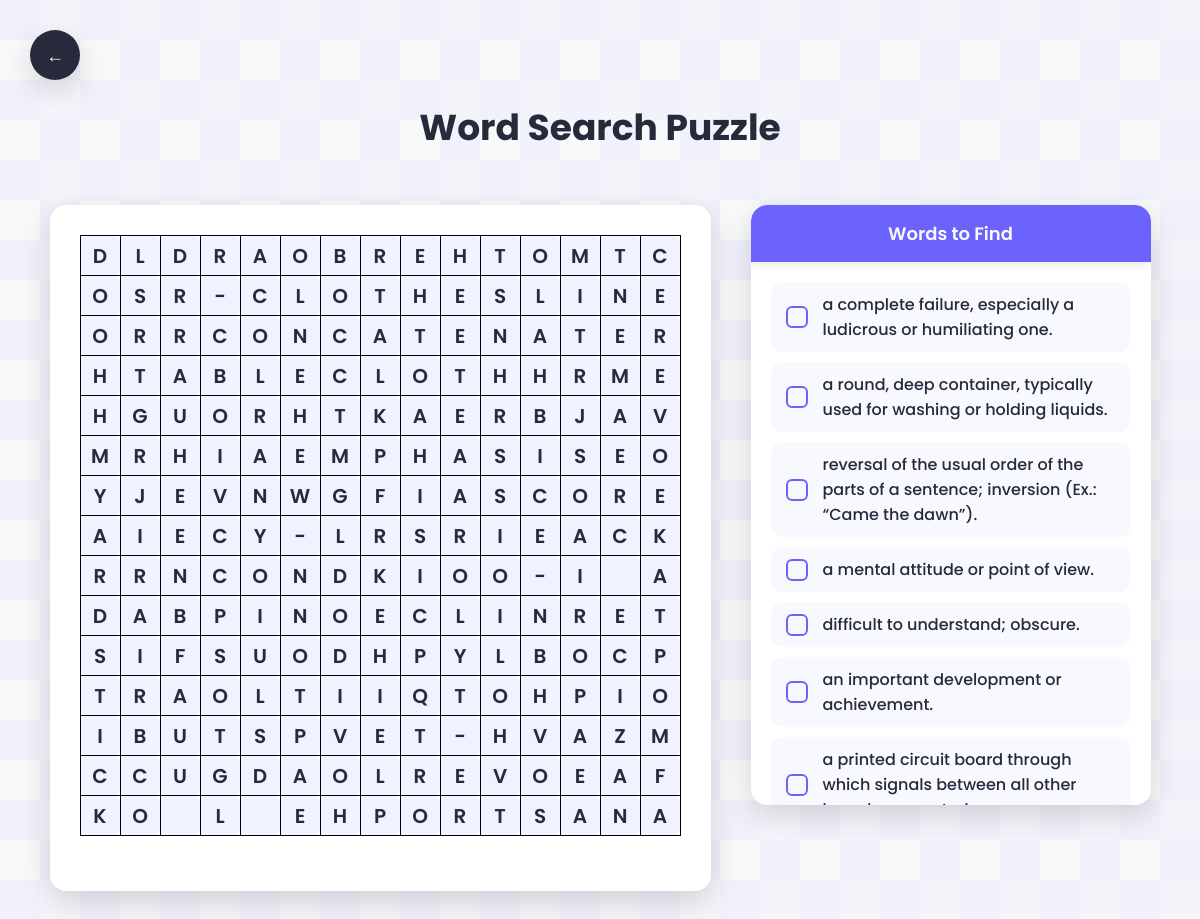
Page /word_search_puzzle/all (signed in) on the committed database.
### tables this page shows
CREATE TABLE "EnglishDatabase"(
"word" TEXT, "definition" TEXT, "synonym" TEXT, "translation" TEXT,
 "theme" TEXT, id INTEGER);

### app.py (the view)
@app.route('/word_search_puzzle/<string:theme>')
def word_search_puzzle(theme: str):
    is_new = False
    if "word_search_grid" not in session or "word_search_words" not in session:
        is_new = True
        words = get_words_from_db(theme)
        grid, placed_words = generate_word_search(words, size=15)
        user_id = session.get('user_id')
        con = sqlite3.connect('database.db')
        cur = con.cursor()
        cur.execute('''
            SELECT id, grid_attempted
              FROM word_search_stats
             WHERE user_id = ? AND theme = ?
        ''', (user_id, theme))
        row = cur.fetchone()
        if row:
            stat_id, attempted = row
            cur.execute('''
                UPDATE word_search_stats
                   SET grid_attempted = ?
                 WHERE id = ?
            ''', (attempted + 1, stat_id))
        else:
            cur.execute('''
                INSERT INTO word_search_stats
                    (user_id, theme, grid_attempted, grid_successful, time_min, time_max, time_avg)
                VALUES (?, ?, 1, 0, NULL, NULL, NULL)
            ''', (user_id, theme))
        con.commit()
        con.close()
        session["word_search_grid"] = grid
        session["word_search_words"] = placed_words
    else:
        is_new = True
        grid = session["word_search_grid"]
        placed_words = session["word_search_words"]
    definitions = get_def_from_db_WSP(placed_words)
    html_grid = generate_word_search_html(grid, placed_words)
    return render_template("wordSearch.html", mot_mele=html_grid, definitions=definitions, theme=theme)

### app.py (called while the page is built)
@login_manager.user_loader
def load_user(user_id):
    conn = sqlite3.connect('database.db')
    cur = conn.cursor()
    cur.execute("SELECT id, username, password FROM users WHERE id = ?", (user_id,))
    user_data = cur.fetchone()
    conn.close()
    if user_data:
        return User(*user_data)
    return None

### wordSearchPuzzle.py (called while the page is built)
def create_empty_grid(size):
    return [['#' for _ in range(size)] for _ in range(size)]

def can_place_word(grid, word, row, col, direction):
    size = len(grid)
    dx, dy = direction
    for i in range(len(word)):
        new_row, new_col = row + i * dx, col + i * dy
        if not (0 <= new_row < size and 0 <= new_col < size):
            return False
        if grid[new_row][new_col] not in ('#', word[i]):
            return False
    return True

def place_word(grid, word, row, col, direction):
    dx, dy = direction
    for i in range(len(word)):
        grid[row + i * dx][col + i * dy] = word[i]

def fill_remaining_spaces(grid):
    alphabet = 'ABCDEFGHIJKLMNOPQRSTUVWXYZ- '
    for row in range(len(grid)):
        for col in range(len(grid[row])):
            if grid[row][col] == '#':
                grid[row][col] = random.choice(alphabet)

def generate_word_search(words, size=15):
    grid = create_empty_grid(size)
    directions = [(1, 0), (0, 1), (1, 1), (-1, 1), (1, -1), (-1, -1), (0, -1), (-1, 0)]
    random.shuffle(words)
    placed_words = []
    for word in words:
        random.shuffle(directions)
        for _ in range(100):
            row, col = random.randint(0, size - 1), random.randint(0, size - 1)
            direction = random.choice(directions)
            if can_place_word(grid, word, row, col, direction):
                place_word(grid, word, row, col, direction)
                placed_words.append(word)
                break
    fill_remaining_spaces(grid)
    return grid, placed_words

def generate_word_search_html(grid, placed_words):
    html = "<table style='border-collapse: collapse;'>"
    for row in grid:
        html += "<tr>"
        for cell in row:
            html += f"<td style='width: 40px; height: 40px; text-align: center; border: 1px solid black;'>{cell}</td>"
        html += "</tr>"
    html += "</table><br>"
    return html

### templates/wordSearch.html (shortened to what this page needs)
<!DOCTYPE html>
<html lang="fr">
<head>
    <link rel="stylesheet" href="{{ url_for('static', filename='css/wordSearch.css') }}">
</head>
<body>
    <button id="menuButton" class="menu-button" onclick="confirmReturnToMenu()">
        ←
    </button>
    <h1>Word Search Puzzle</h1>
    <div id="grid-container">
        <div id="puzzle">{{ mot_mele | safe}}</div>
        <div class="word-list">
            <ul>
                {% for word, definition in definitions.items() %}
                    <li class="definition-item">
                        <input type="checkbox" id="option{{ loop.index }}" name="option{{ loop.index }}" data-word="{{ word }}">
                        <label for="option{{ loop.index }}">{{ definition }}</label>
                    </li>
                {% endfor %}
            </ul>
        </div>
    </div>
</body>
</html>

### static/css/wordSearch.css (style rules this page uses)
:root { --primary: #6C63FF; --secondary: #2A2C41; --accent: #FF6584; --light: #F8F9FA; --dark: #272A3B; --success: #2ECC71; --warning: #F39C12; --danger: #E74C3C; --text-dark: #272A3B; --text-light: #F8F9FA; --shadow: 0 10px 30px rgba(0, 0, 0, 0.15); --transition: all 0.3s ease; --border-radius: 16px; }
* { margin: 0; padding: 0; box-sizing: border-box; font-family: 'Poppins', sans-serif; }
body { background-color: var(--light); min-height: 100vh; display: flex; flex-direction: column; align-items: center; padding: 40px 20px; overflow-x: hidden; }
h1 { font-size: 36px; font-weight: 700; color: var(--text-dark); margin-bottom: 30px; margin-top: 60px; }
.menu-button { position: fixed; top: 30px; left: 30px; background: var(--dark); color: var(--text-light); width: 50px; height: 50px; border-radius: 50%; display: flex; align-items: center; justify-content: center; cursor: pointer; z-index: 99; box-shadow: var(--shadow); transition: var(--transition); border: none; font-size: 18px; }
#grid-container { display: flex; justify-content: center; align-items: flex-start; gap: 40px; width: 100%; max-width: 1200px; margin: 0 auto; padding: 20px; }
#puzzle { background: white; border-radius: var(--border-radius); padding: 30px; box-shadow: var(--shadow); transition: var(--transition); }
#puzzle table { border-collapse: separate; border-spacing: 2px; }
#puzzle td { width: 40px; height: 40px; text-align: center; font-weight: 600; font-size: 20px; color: var(--text-dark); background: #f0f2ff; border-radius: 6px; border: none; transition: var(--transition); user-select: none; }
.word-list { background: white; border-radius: var(--border-radius); box-shadow: var(--shadow); padding: 0; width: 100%; max-width: 400px; overflow: hidden; border: none; display: flex; flex-direction: column; max-height: 600px; }
.word-list::before { content: 'Words to Find'; background: var(--primary); color: var(--text-light); padding: 15px; font-size: 18px; font-weight: 600; text-align: center; border-radius: 16px 16px 0 0; position: sticky; top: 0; z-index: 10; box-shadow: 0 2px 10px rgba(0, 0, 0, 0.1); }
.word-list ul { padding: 20px; overflow-y: auto; max-height: 550px; scrollbar-width: thin; scrollbar-color: var(--primary) #f0f2ff; }
.definition-item { display: flex; align-items: center; padding: 10px 15px; margin-bottom: 10px; background: #f8f9ff; border-radius: 12px; transition: var(--transition); }
input[type="checkbox"] { appearance: none; -webkit-appearance: none; min-width: 22px; height: 22px; border: 2px solid var(--primary); border-radius: 6px; margin-right: 15px; position: relative; cursor: pointer; transition: var(--transition); }
label { font-size: 16px; color: var(--text-dark); cursor: pointer; font-weight: 500; white-space: normal; width: 100%; }

### rows in the picture
EnglishDatabase: definition "a complete failure, especially a ludicrous or humiliating one."
EnglishDatabase: definition "a round, deep container, typically used for washing or holding liquids."
EnglishDatabase: definition "reversal of the usual order of the parts of a sentence; inversion (Ex.: “Came the dawn”)."
EnglishDatabase: definition "a mental attitude or point of view."
EnglishDatabase: definition "difficult to understand; obscure."
EnglishDatabase: definition "an important development or achievement."
EnglishDatabase: definition "a printed circuit board through which signals between all other…"
